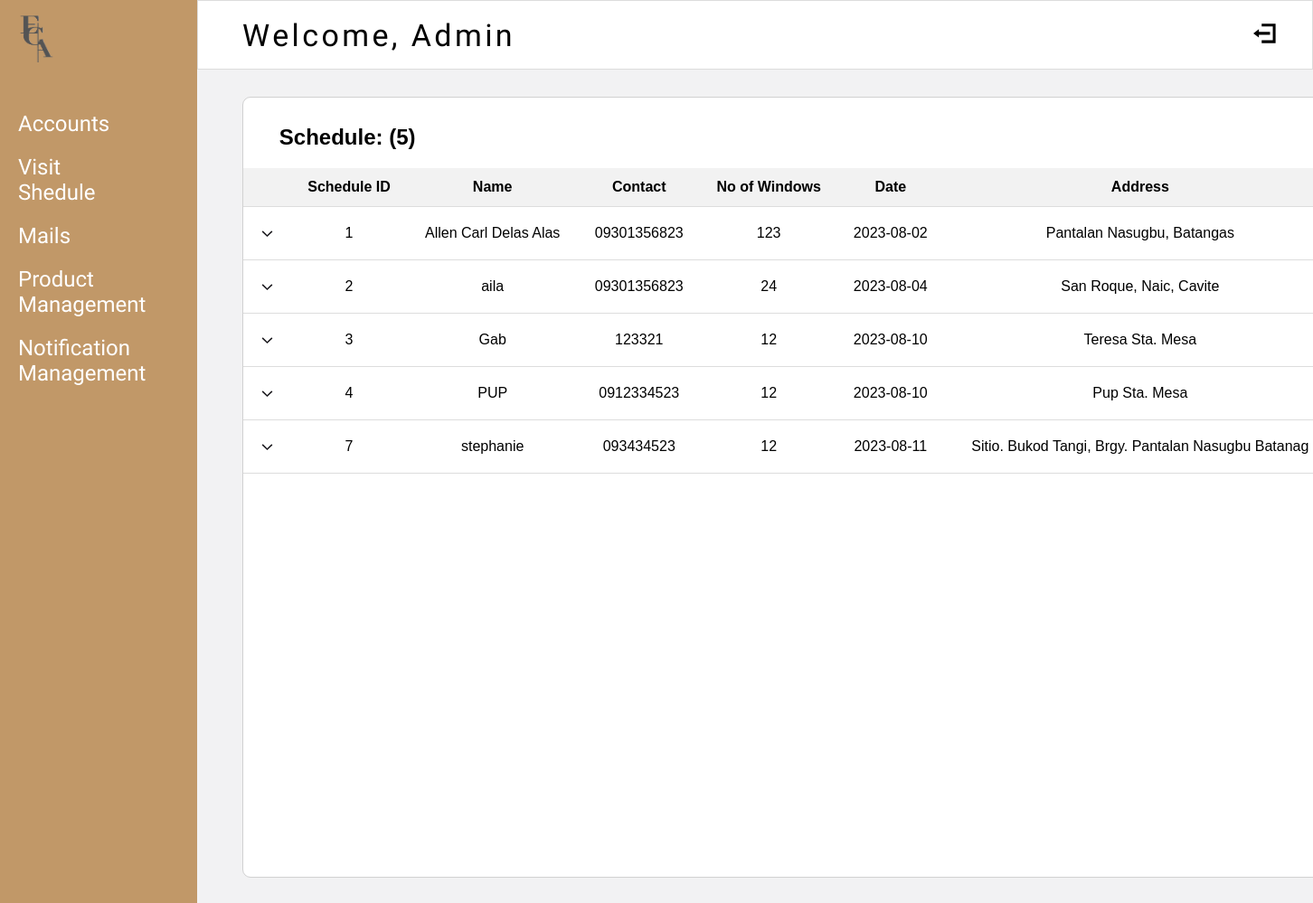
The page /ADsched.php on the database its author committed.
### tables this page shows
CREATE TABLE `sched` (
  `shed_id` bigint(20) NOT NULL,
  `name` varchar(255) NOT NULL,
  `contact` varchar(255) NOT NULL,
  `win_no` bigint(255) NOT NULL,
  `dov` date NOT NULL,
  `address` varchar(255) NOT NULL
);

### ADsched.php (the view, shortened to what this page needs)
<?php
include("auth.php");
$query = "SELECT * FROM sched";
$result = mysqli_query($con, $query);
$user = array();
if (mysqli_num_rows($result) > 0) {
    while ($row = mysqli_fetch_assoc($result)) {
        $user[] = $row;
    }
}
?>
<!DOCTYPE html>
<html lang="en">
<head>
</head>
<body>
    <div class="row">
    <div class="column left" >
            <div class="left">
                <img class="logoo" src="img/ecalogo.png" width="40px" height="55px">
                <a href="ADaccount.php"><h1 class="eca">Accounts</h1></a>
                <a href="ADsched.php"><h1 class="eca">Visit Shedule</h1></a>
                <a href="ADmails.php"><h1 class="eca">Mails</h1></a>
                <a href="ADproduct.php"><h1 class="eca">Product Management</h1></a>
                <a href="ADnotiff.php"><h1 class="eca">Notification Management</h1></a>
            </div>
        </div>
        <div class="column right" >
            <div class="Top">
                    <a href="logout2.php"><svg class="logout" xmlns="http://www.w3.org/2000/svg" width="61" height="53" viewBox="0 0 61 53" fill="none">
                    <path d="M22.5307 0V7.51022H52.5716V45.0613H22.5307V52.5716H60.0818V0H22.5307ZM15.0204 15.0204L0 26.2858L15.0204 37.5511V30.0409H45.0613V22.5307H15.0204V15.0204Z" fill="black"/>
                    </svg></a>
                    <h3 class="adminName">Welcome, Admin</h3>
            </div>
            <div class="orderbox">
    <h2 class="ordernum">Schedule: (<?= count($user); ?>)</h2>
    <table class="order-list">
        <thead>
            <tr>
                <th></th>
                <th>Schedule ID</th>
                <th>Name</th>
                <th>Contact</th>
                <th>No of Windows</th>
                <th>Date</th>
                <th>Address</th>
            </tr>
        </thead>
        <tbody id="user-table">
            <?php foreach ($user as $user): ?>
                <tr>
                    <td><button class="productinfo"></button></td>
                    <td><?= $user['shed_id']; ?></td>
                    <td><?= $user['name']; ?></td>
                    <td><?= $user['contact']; ?></td>
                    <td><?= $user['win_no']; ?></td>
                    <td><?= $user['dov']; ?></td>
                    <td><?= $user['address']; ?></td>
                </tr>
            <?php endforeach; ?>
        </tbody>
    </table>
</div>
</body>
</html>

### ADsched.php (style rules this page uses)
* { margin: 0; padding: 0; text-decoration: none; }
body { background: #efeff0ca; }
.logoo { margin-top: 14px; margin-left: 20px; margin-bottom: 30px; }
.eca { margin-left: 20px; margin-top: 20px; color: #FFF; font-family: Crushed; font-size: 24px; font-style: normal; font-weight: 400; line-height: normal; }
.Top { height: 75px; flex-shrink: 0; border: 1px solid #DCDCDC; background: #FFF; }
.left { top:0%; left: 0%; height: 1024px; flex-shrink: 0; background: #C19868; }
.column { float: left; }
.left { width: 15%; }
.right { width: 85%; }
.row:after { content: ""; display: table; clear: both; }
.orderbox { width: 1210px; height: 862px; flex-shrink: 0; border-radius: 9px; border: 0.8px solid #D1D1D1; background: #FFF; margin-top: 30px; margin-left: 50px; }
.ordernum { font-family: 'Gill Sans', 'Gill Sans MT', Calibri, 'Trebuchet MS', sans-serif; margin-top: 30px; margin-left: 40px; margin-bottom: 20px; }
table { width: 100%; border-collapse: collapse; font-family: 'Gill Sans', 'Gill Sans MT', Calibri, 'Trebuchet MS', sans-serif; }
th, td { padding: 12px; text-align: center; border-bottom: 1px solid #ddd; }
th { background-color: #f2f2f2; }
.productinfo { border: none; background-color: white; margin-top: 6px; }
.logout { margin-top:20px; width: 25px; height: 32px; margin-left: 20px; float: right; margin-right: 40px; }
.adminName { margin-top: 18px; margin-left:4%; color: #000; text-shadow: 0px 4px 4px 0px rgba(0, 0, 0, 0.25); font-family: Crushed; font-size: 34px; font-style: normal; font-weight: 400; line-height: normal; letter-spacing: 3.4px; text-align: left; }

### rows shown on the page
sched: shed_id "1", name "Allen Carl Delas Alas", contact "09301356823", win_no "123", dov "2023-08-02", address "Pantalan Nasugbu, Batangas"
sched: shed_id "2", name "aila", contact "09301356823", win_no "24", dov "2023-08-04", address "San Roque, Naic, Cavite"
sched: shed_id "3", name "Gab", contact "123321", win_no "12", dov "2023-08-10", address "Teresa Sta. Mesa"
sched: shed_id "4", name "PUP", contact "0912334523", win_no "12", dov "2023-08-10", address "Pup Sta. Mesa"
sched: shed_id "7", name "stephanie", contact "093434523", win_no "12", dov "2023-08-11", address "Sitio. Bukod Tangi, Brgy. Pantalan Nasugbu Batanag"

### other values the page prints
count($user) "5"
